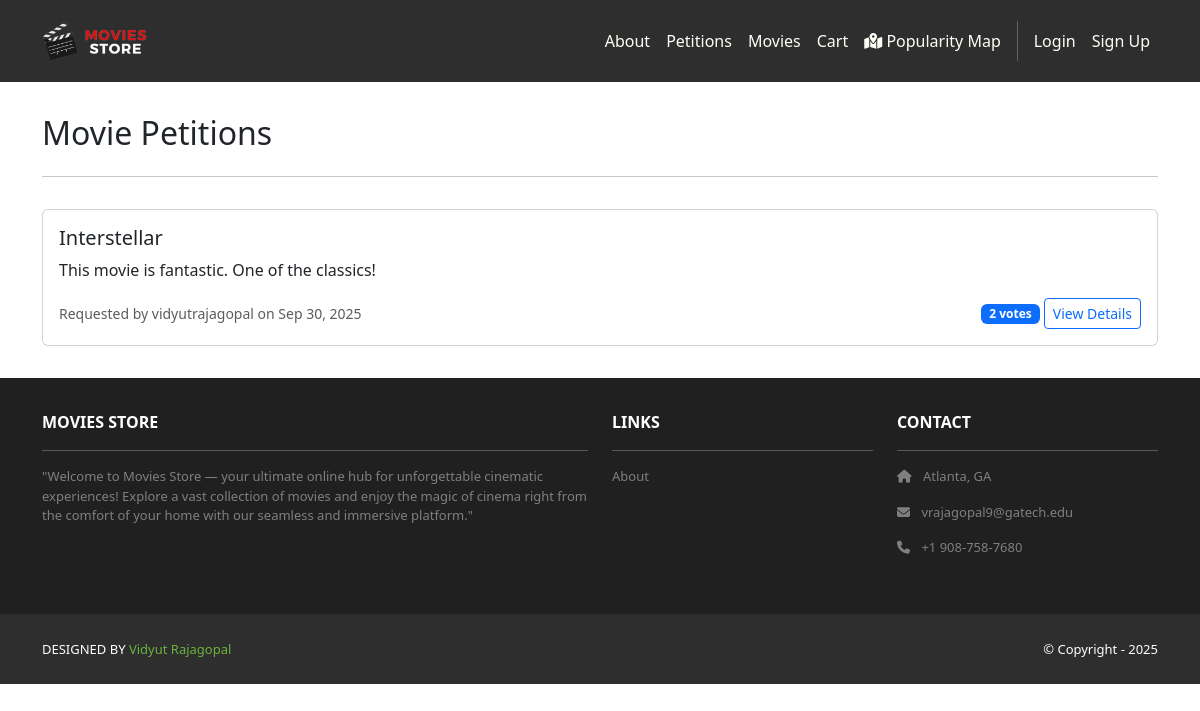
Page /movies/petitions/ on the committed database.
### movies/models.py (models this page shows, shortened)
class Petition(models.Model):
    title = models.CharField(max_length=200)
    description = models.TextField()
    requested_by = models.ForeignKey(User, on_delete=models.CASCADE)
    created_at = models.DateTimeField(auto_now_add=True)
    votes = models.IntegerField(default=0)
    status = models.CharField(max_length=20, choices=[
        ('pending', 'Pending'),
        ('approved', 'Approved'),
        ('rejected', 'Rejected')
    ], default='pending')
    def get_vote_count(self):
        return self.vote_set.count()

### movies/views.py (the view)
# urls.py: path('petitions/', views.petition_list, name='petition_list'),
def petition_list(request):
    petitions = Petition.objects.all().order_by('-created_at')
    template_data = {
        'title': 'Movie Petitions',
        'petitions': petitions,
    }
    return render(request, 'movies/petition_list.html', {'template_data': template_data})

### movies/templates/movies/petition_list.html (shortened to what this page needs)
{% extends 'base.html' %}
{% block content %}
<div class="p-3">
  <div class="container">
    <div class="row mt-3">
      <div class="col mx-auto mb-3">
        <div class="d-flex justify-content-between align-items-center">
          <h2>Movie Petitions</h2>
        </div>
        <hr />
      </div>
    </div>
    {% for petition in template_data.petitions %}
    <div class="card mb-3">
      <div class="card-body">
        <h5 class="card-title">{{ petition.title }}</h5>
        <p class="card-text">{{ petition.description|truncatewords:30 }}</p>
        <div class="d-flex justify-content-between align-items-center">
          <small class="text-muted">
            Requested by {{ petition.requested_by.username }} on {{ petition.created_at|date:"M d, Y" }}
          </small>
          <div>
            <span class="badge bg-primary">{{ petition.get_vote_count }} votes</span>
            <a href="{% url 'movies:petition_detail' petition.id %}" class="btn btn-sm btn-outline-primary">View Details</a>
          </div>
        </div>
      </div>
    </div>
    {% empty %}
    <div class="alert alert-info">
      <h4>No petitions yet!</h4>
      <p>Be the first to request a movie to be added to our catalog.</p>
    </div>
    {% endfor %}
  </div>
</div>
{% endblock content %}

### rows in the picture
Petition: title "Interstellar", description "This movie is fantastic. One of the classics!", requested_by.username "vidyutrajagopal", created_at "Sep 30, 2025", get_vote_count "2"
